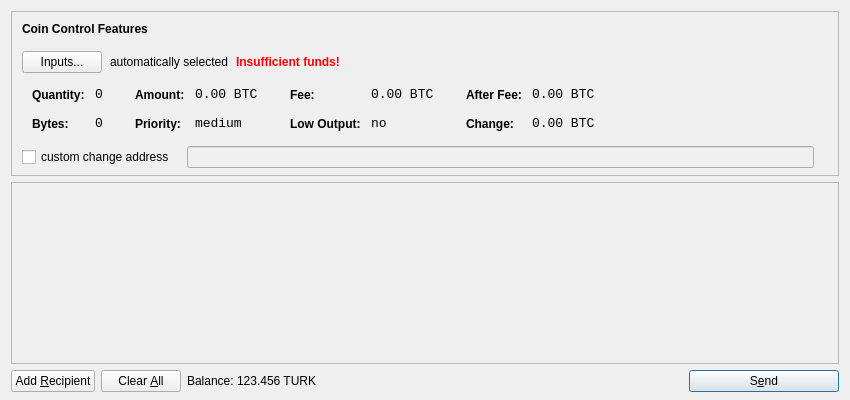
<?xml version="1.0" encoding="UTF-8"?>
<ui version="4.0">
 <class>SendCoinsDialog</class>
 <widget class="QDialog" name="SendCoinsDialog">
  <property name="geometry">
   <rect>
    <x>0</x>
    <y>0</y>
    <width>850</width>
    <height>400</height>
   </rect>
  </property>
  <property name="windowTitle">
   <string>Send Coins</string>
  </property>
  <layout class="QVBoxLayout" name="verticalLayout" stretch="0,1,0">
   <property name="bottomMargin">
    <number>8</number>
   </property>
   <item>
    <widget class="QFrame" name="frameCoinControl">
     <property name="sizePolicy">
      <sizepolicy hsizetype="Expanding" vsizetype="Expanding">
       <horstretch>0</horstretch>
       <verstretch>0</verstretch>
      </sizepolicy>
     </property>
     <property name="maximumSize">
      <size>
       <width>16777215</width>
       <height>16777215</height>
      </size>
     </property>
     <property name="frameShape">
      <enum>QFrame::StyledPanel</enum>
     </property>
     <property name="frameShadow">
      <enum>QFrame::Sunken</enum>
     </property>
     <layout class="QVBoxLayout" name="verticalLayoutCoinControl2">
      <property name="spacing">
       <number>-1</number>
      </property>
      <property name="leftMargin">
       <number>0</number>
      </property>
      <property name="topMargin">
       <number>0</number>
      </property>
      <property name="rightMargin">
       <number>0</number>
      </property>
      <property name="bottomMargin">
       <number>6</number>
      </property>
      <item>
       <layout class="QVBoxLayout" name="verticalLayoutCoinControl" stretch="0,0,0,0,1">
        <property name="spacing">
         <number>0</number>
        </property>
        <property name="leftMargin">
         <number>10</number>
        </property>
        <property name="topMargin">
         <number>10</number>
        </property>
        <item>
         <layout class="QHBoxLayout" name="horizontalLayoutCoinControl1">
          <property name="bottomMargin">
           <number>15</number>
          </property>
          <item>
           <widget class="QLabel" name="labelCoinControlFeatures">
            <property name="sizePolicy">
             <sizepolicy hsizetype="Preferred" vsizetype="Maximum">
              <horstretch>0</horstretch>
              <verstretch>0</verstretch>
             </sizepolicy>
            </property>
            <property name="font">
             <font>
              <weight>75</weight>
              <bold>true</bold>
             </font>
            </property>
            <property name="styleSheet">
             <string notr="true">font-weight:bold;</string>
            </property>
            <property name="text">
             <string>Coin Control Features</string>
            </property>
           </widget>
          </item>
         </layout>
        </item>
        <item>
         <layout class="QHBoxLayout" name="horizontalLayoutCoinControl2" stretch="0,0,0,0">
          <property name="spacing">
           <number>8</number>
          </property>
          <property name="bottomMargin">
           <number>10</number>
          </property>
          <item>
           <widget class="QPushButton" name="pushButtonCoinControl">
            <property name="styleSheet">
             <string notr="true"/>
            </property>
            <property name="text">
             <string>Inputs...</string>
            </property>
           </widget>
          </item>
          <item>
           <widget class="QLabel" name="labelCoinControlAutomaticallySelected">
            <property name="text">
             <string>automatically selected</string>
            </property>
            <property name="margin">
             <number>5</number>
            </property>
           </widget>
          </item>
          <item>
           <widget class="QLabel" name="labelCoinControlInsuffFunds">
            <property name="font">
             <font>
              <weight>75</weight>
              <bold>true</bold>
             </font>
            </property>
            <property name="styleSheet">
             <string notr="true">color:red;font-weight:bold;</string>
            </property>
            <property name="text">
             <string>Insufficient funds!</string>
            </property>
            <property name="margin">
             <number>5</number>
            </property>
           </widget>
          </item>
          <item>
           <spacer name="horizontalSpacerCoinControl">
            <property name="orientation">
             <enum>Qt::Horizontal</enum>
            </property>
            <property name="sizeHint" stdset="0">
             <size>
              <width>40</width>
              <height>1</height>
             </size>
            </property>
           </spacer>
          </item>
         </layout>
        </item>
        <item>
         <widget class="QWidget" name="widgetCoinControl" native="true">
          <property name="sizePolicy">
           <sizepolicy hsizetype="Preferred" vsizetype="Preferred">
            <horstretch>0</horstretch>
            <verstretch>0</verstretch>
           </sizepolicy>
          </property>
          <property name="minimumSize">
           <size>
            <width>0</width>
            <height>0</height>
           </size>
          </property>
          <property name="styleSheet">
           <string notr="true"/>
          </property>
          <layout class="QHBoxLayout" name="horizontalLayoutCoinControl5">
           <property name="margin">
            <number>0</number>
           </property>
           <item>
            <layout class="QHBoxLayout" name="horizontalLayoutCoinControl3" stretch="0,0,0,1">
             <property name="spacing">
              <number>20</number>
             </property>
             <property name="topMargin">
              <number>0</number>
             </property>
             <property name="bottomMargin">
              <number>10</number>
             </property>
             <item>
              <layout class="QFormLayout" name="formLayoutCoinControl1">
               <property name="horizontalSpacing">
                <number>10</number>
               </property>
               <property name="verticalSpacing">
                <number>14</number>
               </property>
               <property name="leftMargin">
                <number>10</number>
               </property>
               <property name="topMargin">
                <number>4</number>
               </property>
               <property name="rightMargin">
                <number>6</number>
               </property>
               <item row="0" column="0">
                <widget class="QLabel" name="labelCoinControlQuantityText">
                 <property name="styleSheet">
                  <string notr="true">font-weight:bold;</string>
                 </property>
                 <property name="text">
                  <string>Quantity:</string>
                 </property>
                 <property name="margin">
                  <number>0</number>
                 </property>
                </widget>
               </item>
               <item row="0" column="1">
                <widget class="QLabel" name="labelCoinControlQuantity">
                 <property name="font">
                  <font>
                   <family>Monospace</family>
                   <pointsize>10</pointsize>
                  </font>
                 </property>
                 <property name="cursor">
                  <cursorShape>IBeamCursor</cursorShape>
                 </property>
                 <property name="contextMenuPolicy">
                  <enum>Qt::ActionsContextMenu</enum>
                 </property>
                 <property name="text">
                  <string notr="true">0</string>
                 </property>
                 <property name="margin">
                  <number>0</number>
                 </property>
                 <property name="textInteractionFlags">
                  <set>Qt::LinksAccessibleByMouse|Qt::TextSelectableByKeyboard|Qt::TextSelectableByMouse</set>
                 </property>
                </widget>
               </item>
               <item row="1" column="0">
                <widget class="QLabel" name="labelCoinControlBytesText">
                 <property name="styleSheet">
                  <string notr="true">font-weight:bold;</string>
                 </property>
                 <property name="text">
                  <string>Bytes:</string>
                 </property>
                </widget>
               </item>
               <item row="1" column="1">
                <widget class="QLabel" name="labelCoinControlBytes">
                 <property name="font">
                  <font>
                   <family>Monospace</family>
                   <pointsize>10</pointsize>
                  </font>
                 </property>
                 <property name="cursor">
                  <cursorShape>IBeamCursor</cursorShape>
                 </property>
                 <property name="contextMenuPolicy">
                  <enum>Qt::ActionsContextMenu</enum>
                 </property>
                 <property name="text">
                  <string notr="true">0</string>
                 </property>
                 <property name="textInteractionFlags">
                  <set>Qt::LinksAccessibleByMouse|Qt::TextSelectableByKeyboard|Qt::TextSelectableByMouse</set>
                 </property>
                </widget>
               </item>
              </layout>
             </item>
             <item>
              <layout class="QFormLayout" name="formLayoutCoinControl2">
               <property name="horizontalSpacing">
                <number>10</number>
               </property>
               <property name="verticalSpacing">
                <number>14</number>
               </property>
               <property name="leftMargin">
                <number>6</number>
               </property>
               <property name="topMargin">
                <number>4</number>
               </property>
               <property name="rightMargin">
                <number>6</number>
               </property>
               <item row="0" column="0">
                <widget class="QLabel" name="labelCoinControlAmountText">
                 <property name="styleSheet">
                  <string notr="true">font-weight:bold;</string>
                 </property>
                 <property name="text">
                  <string>Amount:</string>
                 </property>
                 <property name="margin">
                  <number>0</number>
                 </property>
                </widget>
               </item>
               <item row="0" column="1">
                <widget class="QLabel" name="labelCoinControlAmount">
                 <property name="font">
                  <font>
                   <family>Monospace</family>
                   <pointsize>10</pointsize>
                  </font>
                 </property>
                 <property name="cursor">
                  <cursorShape>IBeamCursor</cursorShape>
                 </property>
                 <property name="contextMenuPolicy">
                  <enum>Qt::ActionsContextMenu</enum>
                 </property>
                 <property name="text">
                  <string notr="true">0.00 BTC</string>
                 </property>
                 <property name="textInteractionFlags">
                  <set>Qt::LinksAccessibleByMouse|Qt::TextSelectableByKeyboard|Qt::TextSelectableByMouse</set>
                 </property>
                </widget>
               </item>
               <item row="1" column="0">
                <widget class="QLabel" name="labelCoinControlPriorityText">
                 <property name="styleSheet">
                  <string notr="true">font-weight:bold;</string>
                 </property>
                 <property name="text">
                  <string>Priority:</string>
                 </property>
                </widget>
               </item>
               <item row="1" column="1">
                <widget class="QLabel" name="labelCoinControlPriority">
                 <property name="font">
                  <font>
                   <family>Monospace</family>
                   <pointsize>10</pointsize>
                  </font>
                 </property>
                 <property name="cursor">
                  <cursorShape>IBeamCursor</cursorShape>
                 </property>
                 <property name="contextMenuPolicy">
                  <enum>Qt::ActionsContextMenu</enum>
                 </property>
                 <property name="text">
                  <string>medium</string>
                 </property>
                 <property name="textInteractionFlags">
                  <set>Qt::LinksAccessibleByMouse|Qt::TextSelectableByKeyboard|Qt::TextSelectableByMouse</set>
                 </property>
                </widget>
               </item>
              </layout>
             </item>
             <item>
              <layout class="QFormLayout" name="formLayoutCoinControl3">
               <property name="horizontalSpacing">
                <number>10</number>
               </property>
               <property name="verticalSpacing">
                <number>14</number>
               </property>
               <property name="leftMargin">
                <number>6</number>
               </property>
               <property name="topMargin">
                <number>4</number>
               </property>
               <property name="rightMargin">
                <number>6</number>
               </property>
               <item row="0" column="0">
                <widget class="QLabel" name="labelCoinControlFeeText">
                 <property name="styleSheet">
                  <string notr="true">font-weight:bold;</string>
                 </property>
                 <property name="text">
                  <string>Fee:</string>
                 </property>
                 <property name="margin">
                  <number>0</number>
                 </property>
                </widget>
               </item>
               <item row="0" column="1">
                <widget class="QLabel" name="labelCoinControlFee">
                 <property name="font">
                  <font>
                   <family>Monospace</family>
                   <pointsize>10</pointsize>
                  </font>
                 </property>
                 <property name="cursor">
                  <cursorShape>IBeamCursor</cursorShape>
                 </property>
                 <property name="contextMenuPolicy">
                  <enum>Qt::ActionsContextMenu</enum>
                 </property>
                 <property name="text">
                  <string notr="true">0.00 BTC</string>
                 </property>
                 <property name="textInteractionFlags">
                  <set>Qt::LinksAccessibleByMouse|Qt::TextSelectableByKeyboard|Qt::TextSelectableByMouse</set>
                 </property>
                </widget>
               </item>
               <item row="1" column="0">
                <widget class="QLabel" name="labelCoinControlLowOutputText">
                 <property name="styleSheet">
                  <string notr="true">font-weight:bold;</string>
                 </property>
                 <property name="text">
                  <string>Low Output:</string>
                 </property>
                </widget>
               </item>
               <item row="1" column="1">
                <widget class="QLabel" name="labelCoinControlLowOutput">
                 <property name="font">
                  <font>
                   <family>Monospace</family>
                   <pointsize>10</pointsize>
                  </font>
                 </property>
                 <property name="cursor">
                  <cursorShape>IBeamCursor</cursorShape>
                 </property>
                 <property name="contextMenuPolicy">
                  <enum>Qt::ActionsContextMenu</enum>
                 </property>
                 <property name="text">
                  <string>no</string>
                 </property>
                 <property name="textInteractionFlags">
                  <set>Qt::LinksAccessibleByMouse|Qt::TextSelectableByKeyboard|Qt::TextSelectableByMouse</set>
                 </property>
                </widget>
               </item>
              </layout>
             </item>
             <item>
              <layout class="QFormLayout" name="formLayoutCoinControl4">
               <property name="horizontalSpacing">
                <number>10</number>
               </property>
               <property name="verticalSpacing">
                <number>14</number>
               </property>
               <property name="leftMargin">
                <number>6</number>
               </property>
               <property name="topMargin">
                <number>4</number>
               </property>
               <property name="rightMargin">
                <number>6</number>
               </property>
               <item row="0" column="0">
                <widget class="QLabel" name="labelCoinControlAfterFeeText">
                 <property name="styleSheet">
                  <string notr="true">font-weight:bold;</string>
                 </property>
                 <property name="text">
                  <string>After Fee:</string>
                 </property>
                 <property name="margin">
                  <number>0</number>
                 </property>
                </widget>
               </item>
               <item row="0" column="1">
                <widget class="QLabel" name="labelCoinControlAfterFee">
                 <property name="font">
                  <font>
                   <family>Monospace</family>
                   <pointsize>10</pointsize>
                  </font>
                 </property>
                 <property name="cursor">
                  <cursorShape>IBeamCursor</cursorShape>
                 </property>
                 <property name="contextMenuPolicy">
                  <enum>Qt::ActionsContextMenu</enum>
                 </property>
                 <property name="text">
                  <string notr="true">0.00 BTC</string>
                 </property>
                 <property name="textInteractionFlags">
                  <set>Qt::LinksAccessibleByMouse|Qt::TextSelectableByKeyboard|Qt::TextSelectableByMouse</set>
                 </property>
                </widget>
               </item>
               <item row="1" column="0">
                <widget class="QLabel" name="labelCoinControlChangeText">
                 <property name="styleSheet">
                  <string notr="true">font-weight:bold;</string>
                 </property>
                 <property name="text">
                  <string>Change:</string>
                 </property>
                </widget>
               </item>
               <item row="1" column="1">
                <widget class="QLabel" name="labelCoinControlChange">
                 <property name="font">
                  <font>
                   <family>Monospace</family>
                   <pointsize>10</pointsize>
                  </font>
                 </property>
                 <property name="cursor">
                  <cursorShape>IBeamCursor</cursorShape>
                 </property>
                 <property name="contextMenuPolicy">
                  <enum>Qt::ActionsContextMenu</enum>
                 </property>
                 <property name="text">
                  <string notr="true">0.00 BTC</string>
                 </property>
                 <property name="textInteractionFlags">
                  <set>Qt::LinksAccessibleByMouse|Qt::TextSelectableByKeyboard|Qt::TextSelectableByMouse</set>
                 </property>
                </widget>
               </item>
              </layout>
             </item>
            </layout>
           </item>
          </layout>
         </widget>
        </item>
        <item>
         <layout class="QHBoxLayout" name="horizontalLayoutCoinControl4" stretch="0,0,0">
          <property name="spacing">
           <number>12</number>
          </property>
          <property name="sizeConstraint">
           <enum>QLayout::SetDefaultConstraint</enum>
          </property>
          <property name="topMargin">
           <number>5</number>
          </property>
          <property name="rightMargin">
           <number>5</number>
          </property>
          <item>
           <widget class="QCheckBox" name="checkBoxCoinControlChange">
            <property name="text">
             <string>custom change address</string>
            </property>
           </widget>
          </item>
          <item>
           <widget class="QLineEdit" name="lineEditCoinControlChange">
            <property name="enabled">
             <bool>false</bool>
            </property>
            <property name="sizePolicy">
             <sizepolicy hsizetype="Expanding" vsizetype="Fixed">
              <horstretch>0</horstretch>
              <verstretch>0</verstretch>
             </sizepolicy>
            </property>
           </widget>
          </item>
          <item>
           <widget class="QLabel" name="labelCoinControlChangeLabel">
            <property name="sizePolicy">
             <sizepolicy hsizetype="Preferred" vsizetype="Expanding">
              <horstretch>0</horstretch>
              <verstretch>0</verstretch>
             </sizepolicy>
            </property>
            <property name="minimumSize">
             <size>
              <width>0</width>
              <height>0</height>
             </size>
            </property>
            <property name="text">
             <string/>
            </property>
            <property name="margin">
             <number>3</number>
            </property>
           </widget>
          </item>
         </layout>
        </item>
        <item>
         <spacer name="verticalSpacerCoinControl">
          <property name="orientation">
           <enum>Qt::Vertical</enum>
          </property>
          <property name="sizeHint" stdset="0">
           <size>
            <width>800</width>
            <height>1</height>
           </size>
          </property>
         </spacer>
        </item>
       </layout>
      </item>
     </layout>
    </widget>
   </item>
   <item>
    <widget class="QScrollArea" name="scrollArea">
     <property name="widgetResizable">
      <bool>true</bool>
     </property>
     <widget class="QWidget" name="scrollAreaWidgetContents">
      <property name="geometry">
       <rect>
        <x>0</x>
        <y>0</y>
        <width>830</width>
        <height>165</height>
       </rect>
      </property>
      <layout class="QVBoxLayout" name="verticalLayout_2">
       <property name="margin">
        <number>0</number>
       </property>
       <item>
        <layout class="QVBoxLayout" name="entries">
         <property name="spacing">
          <number>6</number>
         </property>
        </layout>
       </item>
       <item>
        <spacer name="verticalSpacer">
         <property name="orientation">
          <enum>Qt::Vertical</enum>
         </property>
         <property name="sizeHint" stdset="0">
          <size>
           <width>20</width>
           <height>40</height>
          </size>
         </property>
        </spacer>
       </item>
      </layout>
     </widget>
    </widget>
   </item>
   <item>
    <layout class="QHBoxLayout" name="horizontalLayout">
     <item>
      <widget class="QPushButton" name="addButton">
       <property name="toolTip">
        <string>Send to multiple recipients at once</string>
       </property>
       <property name="text">
        <string>Add &amp;Recipient</string>
       </property>
       <property name="icon">
        <iconset resource="../bitcoin.qrc">
         <normaloff>:/icons/add</normaloff>:/icons/add</iconset>
       </property>
       <property name="autoDefault">
        <bool>false</bool>
       </property>
      </widget>
     </item>
     <item>
      <widget class="QPushButton" name="clearButton">
       <property name="sizePolicy">
        <sizepolicy hsizetype="Minimum" vsizetype="Fixed">
         <horstretch>0</horstretch>
         <verstretch>0</verstretch>
        </sizepolicy>
       </property>
       <property name="toolTip">
        <string>Remove all transaction fields</string>
       </property>
       <property name="text">
        <string>Clear &amp;All</string>
       </property>
       <property name="icon">
        <iconset resource="../bitcoin.qrc">
         <normaloff>:/icons/remove</normaloff>:/icons/remove</iconset>
       </property>
       <property name="autoRepeatDelay">
        <number>300</number>
       </property>
       <property name="autoDefault">
        <bool>false</bool>
       </property>
      </widget>
     </item>
     <item>
      <layout class="QHBoxLayout" name="horizontalLayout_2">
       <property name="spacing">
        <number>3</number>
       </property>
       <item>
        <widget class="QLabel" name="label">
         <property name="text">
          <string>Balance:</string>
         </property>
        </widget>
       </item>
       <item>
        <widget class="QLabel" name="labelBalance">
         <property name="cursor">
          <cursorShape>IBeamCursor</cursorShape>
         </property>
         <property name="text">
          <string>123.456 TURK</string>
         </property>
         <property name="textInteractionFlags">
          <set>Qt::LinksAccessibleByMouse|Qt::TextSelectableByKeyboard|Qt::TextSelectableByMouse</set>
         </property>
        </widget>
       </item>
      </layout>
     </item>
     <item>
      <spacer name="horizontalSpacer">
       <property name="orientation">
        <enum>Qt::Horizontal</enum>
       </property>
       <property name="sizeHint" stdset="0">
        <size>
         <width>40</width>
         <height>20</height>
        </size>
       </property>
      </spacer>
     </item>
     <item>
      <widget class="QPushButton" name="sendButton">
       <property name="minimumSize">
        <size>
         <width>150</width>
         <height>0</height>
        </size>
       </property>
       <property name="toolTip">
        <string>Confirm the send action</string>
       </property>
       <property name="text">
        <string>S&amp;end</string>
       </property>
       <property name="icon">
        <iconset resource="../bitcoin.qrc">
         <normaloff>:/icons/send</normaloff>:/icons/send</iconset>
       </property>
       <property name="default">
        <bool>true</bool>
       </property>
      </widget>
     </item>
    </layout>
   </item>
  </layout>
 </widget>
 <resources>
  <include location="../bitcoin.qrc"/>
 </resources>
 <connections/>
</ui>
